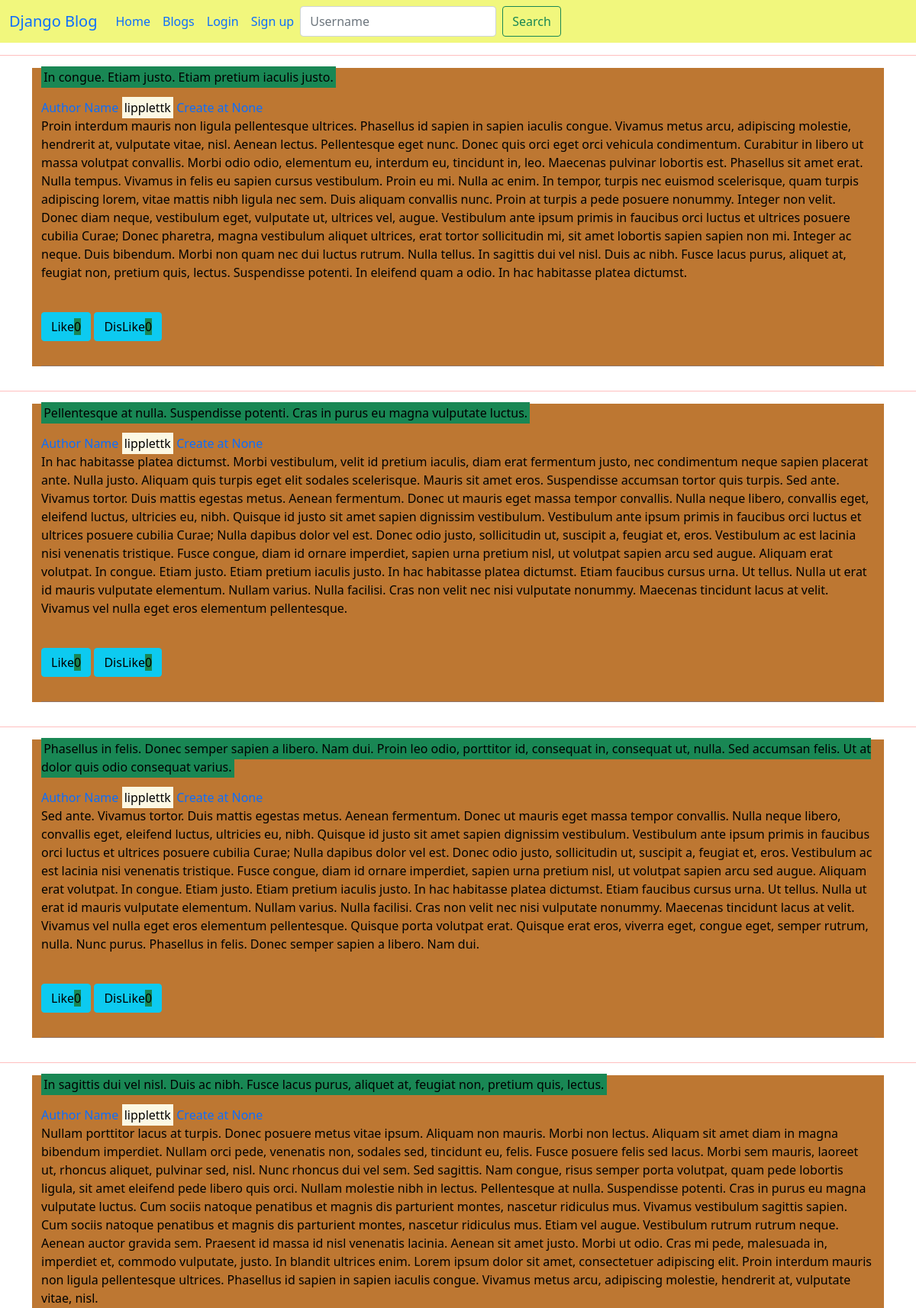
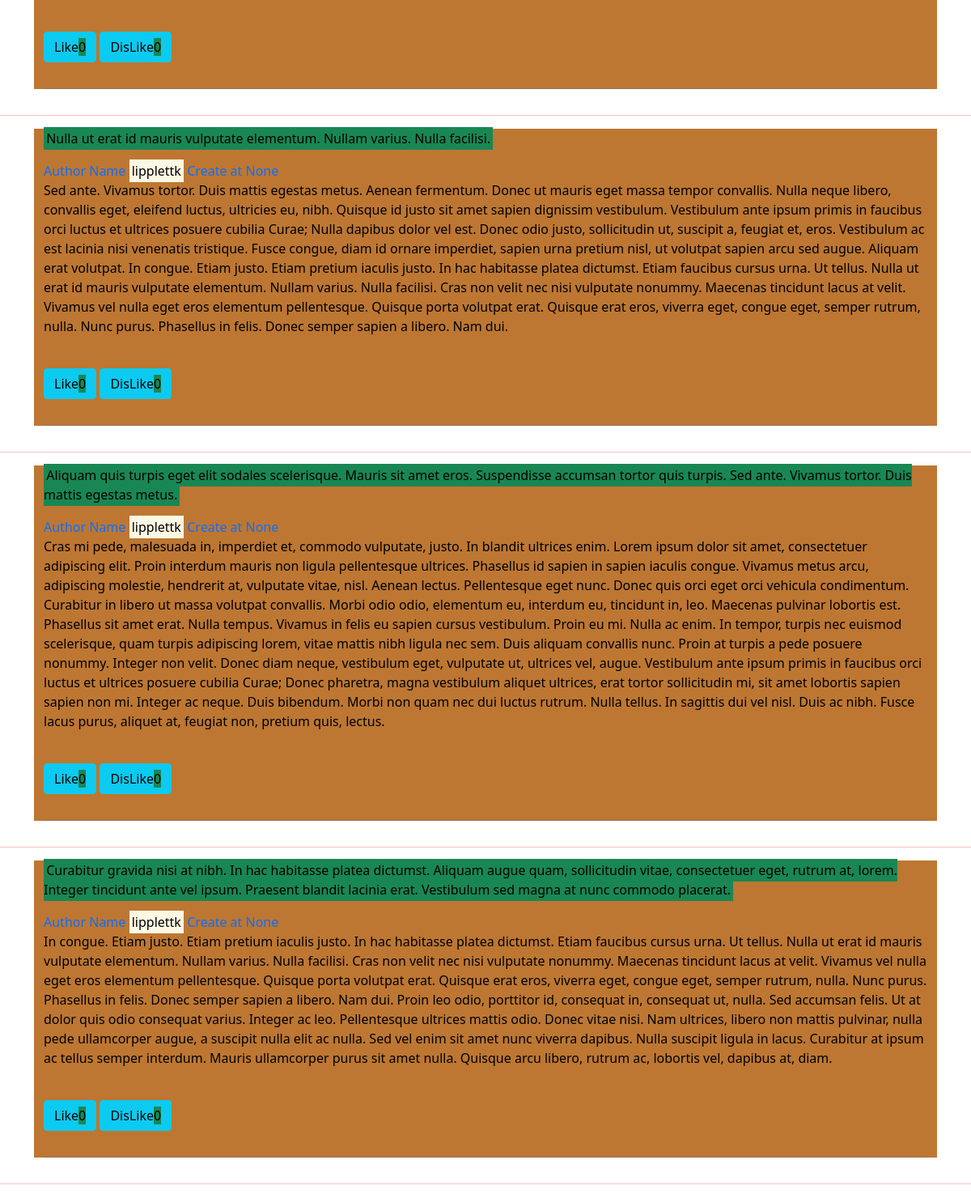
Page /blog/25/blogs/ (upper part) on the committed database (2 pictures, top to bottom).
### blog/models.py (models this page shows, shortened)
class Post(models.Model):
    title = models.CharField(max_length=1000)
    body = models.TextField(default="There no body")
    create_at = models.DateTimeField(auto_now_add=True)
    update_at = models.DateTimeField(auto_now=True)
    author = models.ForeignKey(User, models.CASCADE)
    likes = models.ManyToManyField(User, blank=True, related_name="likes")
    dislikes = models.ManyToManyField(User, blank=True, related_name="dislikes")
    class Meta:
        ordering = ["-create_at"]

class User(AbstractUser):
    join_at = models.DateTimeField(auto_now_add=True)
    modified_at = models.DateTimeField(auto_now=True)
    total_post = models.PositiveIntegerField(default=0)
    is_login = models.BooleanField(default=False)

### blog/views.py (the view, shortened to what this page needs)
# urls.py: path('blog/<int:user_id>/blogs/', views.user_blog, name='user_blog'),
def user_blog(request, user_id):
    try:
        posts = get_list_or_404(Post, author=user_id)
        return render(request, 'blog/blog_list.html', {"posts": posts})
    except Http404:
        messages.error(
            request, "There is no blog now add it use the add new blog button")
        return render(request, 'blog/home.html', {})

### blog/templates/blog/blog_list.html (shortened to what this page needs)
{% extends 'blog/base.html' %}
{% block content %}
    {% for post in posts  %}
    <hr style="color:red;">
    <div class='container-lg d-flex justify-content-center border-info'>
        <a class="text-decoration-none" href="{% url 'blog:blog_detail' post.id %}">
        <div class="post_div container-lg text-start">
            <p class="post_title"><mark class="bg-success">{{post.title}}</mark></p>
            <p class='bg-info text-sm-end' style="width: fit-content; display:contents;"> Author Name <mark>{{post.author}}</mark> Create at {{post.create_at}}</p>
            <p class="body_post"> {{post.body}}</p><br>
            <p class="btn btn-info">Like<span class='bg-success'>{{post.likes.count}}</span></p>
            <p class="btn btn-info">DisLike<span class='bg-success'>{{post.dislikes.count}}</span></p>
            <hr>
        </div>
        </a>
    </div>
    {% endfor %}
{% endblock content %}

### blog/static/css/style.css (style rules this page uses)
.body_post { background-color:#bd7732; color:black; }

### rows in the picture
Post: title "In congue. Etiam justo. Etiam pretium iaculis justo.", author "lipplettk", body "Proin interdum mauris non ligula pellentesque ultrices. Phasellus id sapien in sapien iaculis congue. Vivamus metus arcu, adipiscing molestie, hendrerit at, vulputate vitae, nisl. Aenean lectus. Pellentesque eget nunc. Donec quis orci eget orci vehicula condimentum. Curabitur in libero ut massa volutpat convallis. Morbi odio odio, elementum eu, interdum eu, tincidunt in, leo. Maecenas pulvinar lobortis est. Phasellus sit amet erat. Nulla tempus. Vivamus in felis eu sapien cursus vestibulum. Proin eu mi. Nulla ac enim. In tempor, turpis nec euismod scelerisque, quam turpis adipiscing lorem, vitae mattis nibh ligula nec sem. Duis aliquam convallis nunc. Proin at turpis a pede posuere nonummy.…", likes.count "0", dislikes.count "0"
Post: title "Pellentesque at nulla. Suspendisse potenti. Cras in purus eu magna vulputate luctus.", author "lipplettk", body "In hac habitasse platea dictumst. Morbi vestibulum, velit id pretium iaculis, diam erat fermentum justo, nec condimentum neque sapien placerat ante. Nulla justo. Aliquam quis turpis eget elit sodales scelerisque. Mauris sit amet eros. Suspendisse accumsan tortor quis turpis. Sed ante. Vivamus tortor. Duis mattis egestas metus. Aenean fermentum. Donec ut mauris eget massa tempor convallis. Nulla neque libero, convallis eget, eleifend luctus, ultricies eu, nibh. Quisque id justo sit amet sapien dignissim vestibulum. Vestibulum ante ipsum primis in faucibus orci luctus et ultrices posuere cubilia Curae; Nulla dapibus dolor vel est. Donec odio justo, sollicitudin ut, suscipit a, feugiat et,…", likes.count "0", dislikes.count "0"
Post: title "Phasellus in felis. Donec semper sapien a libero. Nam dui. Proin leo odio, porttitor id, consequat in, consequat ut, nulla. Sed accumsan felis. Ut at dolor quis odio consequat varius.", author "lipplettk", body "Sed ante. Vivamus tortor. Duis mattis egestas metus. Aenean fermentum. Donec ut mauris eget massa tempor convallis. Nulla neque libero, convallis eget, eleifend luctus, ultricies eu, nibh. Quisque id justo sit amet sapien dignissim vestibulum. Vestibulum ante ipsum primis in faucibus orci luctus et ultrices posuere cubilia Curae; Nulla dapibus dolor vel est. Donec odio justo, sollicitudin ut, suscipit a, feugiat et, eros. Vestibulum ac est lacinia nisi venenatis tristique. Fusce congue, diam id ornare imperdiet, sapien urna pretium nisl, ut volutpat sapien arcu sed augue. Aliquam erat volutpat. In congue. Etiam justo. Etiam pretium iaculis justo. In hac habitasse platea dictumst. Etiam…", likes.count "0", dislikes.count "0"
Post: title "In sagittis dui vel nisl. Duis ac nibh. Fusce lacus purus, aliquet at, feugiat non, pretium quis, lectus.", author "lipplettk", body "Nullam porttitor lacus at turpis. Donec posuere metus vitae ipsum. Aliquam non mauris. Morbi non lectus. Aliquam sit amet diam in magna bibendum imperdiet. Nullam orci pede, venenatis non, sodales sed, tincidunt eu, felis. Fusce posuere felis sed lacus. Morbi sem mauris, laoreet ut, rhoncus aliquet, pulvinar sed, nisl. Nunc rhoncus dui vel sem. Sed sagittis. Nam congue, risus semper porta volutpat, quam pede lobortis ligula, sit amet eleifend pede libero quis orci. Nullam molestie nibh in lectus. Pellentesque at nulla. Suspendisse potenti. Cras in purus eu magna vulputate luctus. Cum sociis natoque penatibus et magnis dis parturient montes, nascetur ridiculus mus. Vivamus vestibulum…", likes.count "0", dislikes.count "0"
Post: title "Nulla ut erat id mauris vulputate elementum. Nullam varius. Nulla facilisi.", author "lipplettk", body "Sed ante. Vivamus tortor. Duis mattis egestas metus. Aenean fermentum. Donec ut mauris eget massa tempor convallis. Nulla neque libero, convallis eget, eleifend luctus, ultricies eu, nibh. Quisque id justo sit amet sapien dignissim vestibulum. Vestibulum ante ipsum primis in faucibus orci luctus et ultrices posuere cubilia Curae; Nulla dapibus dolor vel est. Donec odio justo, sollicitudin ut, suscipit a, feugiat et, eros. Vestibulum ac est lacinia nisi venenatis tristique. Fusce congue, diam id ornare imperdiet, sapien urna pretium nisl, ut volutpat sapien arcu sed augue. Aliquam erat volutpat. In congue. Etiam justo. Etiam pretium iaculis justo. In hac habitasse platea dictumst. Etiam…", likes.count "0", dislikes.count "0"
Post: title "Aliquam quis turpis eget elit sodales scelerisque. Mauris sit amet eros. Suspendisse accumsan tortor quis turpis. Sed ante. Vivamus tortor. Duis mattis egestas metus.", author "lipplettk", body "Cras mi pede, malesuada in, imperdiet et, commodo vulputate, justo. In blandit ultrices enim. Lorem ipsum dolor sit amet, consectetuer adipiscing elit. Proin interdum mauris non ligula pellentesque ultrices. Phasellus id sapien in sapien iaculis congue. Vivamus metus arcu, adipiscing molestie, hendrerit at, vulputate vitae, nisl. Aenean lectus. Pellentesque eget nunc. Donec quis orci eget orci vehicula condimentum. Curabitur in libero ut massa volutpat convallis. Morbi odio odio, elementum eu, interdum eu, tincidunt in, leo. Maecenas pulvinar lobortis est. Phasellus sit amet erat. Nulla tempus. Vivamus in felis eu sapien cursus vestibulum. Proin eu mi. Nulla ac enim. In tempor, turpis nec…", likes.count "0", dislikes.count "0"
Post: title "Curabitur gravida nisi at nibh. In hac habitasse platea dictumst. Aliquam augue quam, sollicitudin vitae, consectetuer eget, rutrum at, lorem. Integer tincidunt ante vel ipsum. Praesent blandit lacinia erat. Vestibulum sed magna at nunc commodo placerat.", author "lipplettk", body "In congue. Etiam justo. Etiam pretium iaculis justo. In hac habitasse platea dictumst. Etiam faucibus cursus urna. Ut tellus. Nulla ut erat id mauris vulputate elementum. Nullam varius. Nulla facilisi. Cras non velit nec nisi vulputate nonummy. Maecenas tincidunt lacus at velit. Vivamus vel nulla eget eros elementum pellentesque. Quisque porta volutpat erat. Quisque erat eros, viverra eget, congue eget, semper rutrum, nulla. Nunc purus. Phasellus in felis. Donec semper sapien a libero. Nam dui. Proin leo odio, porttitor id, consequat in, consequat ut, nulla. Sed accumsan felis. Ut at dolor quis odio consequat varius. Integer ac leo. Pellentesque ultrices mattis odio. Donec vitae nisi. Nam…", likes.count "0", dislikes.count "0"
